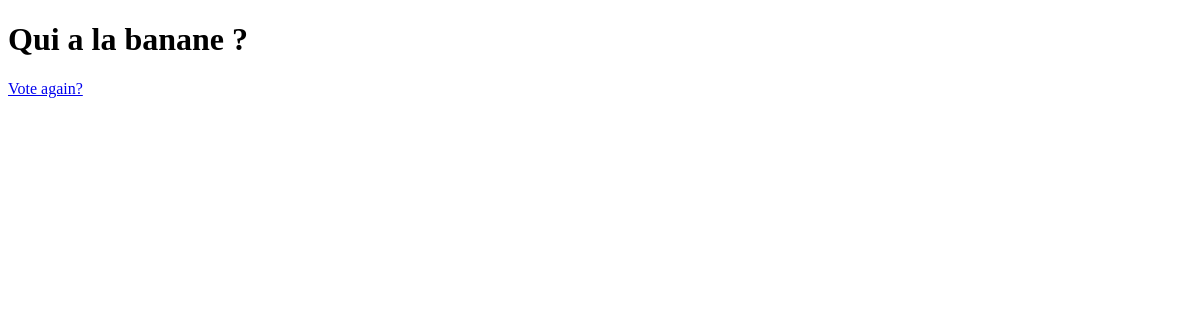
The app's page /polls/3/results/, older data.
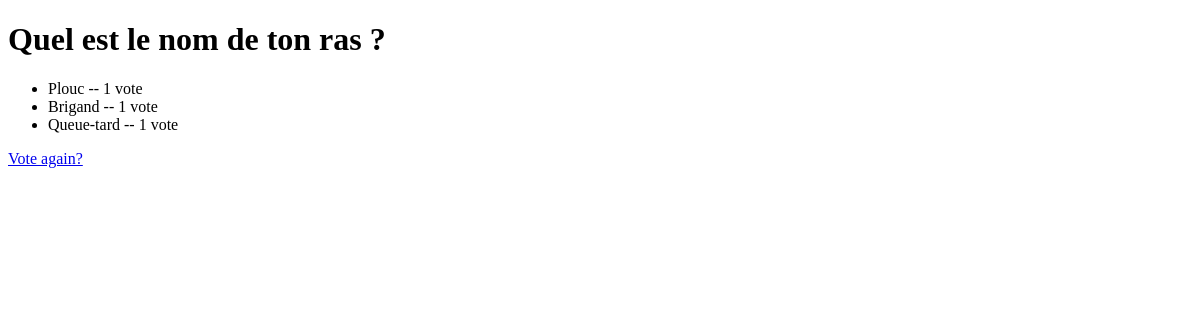
The same page, newer data.
### polls/models.py (models this page shows, shortened)
class Question(models.Model):
    question_text = models.CharField(max_length=200)
    pub_date = models.DateTimeField("date published")
    place_holder_3 = models.CharField(max_length=200, null=True, blank=True)

class Choice(models.Model):
    question = models.ForeignKey(Question, on_delete=models.CASCADE)
    choice_text = models.CharField(max_length=200)
    votes = models.IntegerField(default=0)

### polls/views.py (the view)
# urls.py: path("<int:pk>/results/", views.ResultsView.as_view(), name="results"),
class ResultsView(generic.DetailView):
    model = Question
    template_name = "polls/results.html"

### polls/templates/polls/results.html (shortened to what this page needs)
<!DOCTYPE html>
<html lang="en">
    <head>
    </head>
    <body>
        <h1>{{ question.question_text }}</h1>
        <ul>
        {% for choice in question.choice_set.all %}
            <li>{{ choice.choice_text }} -- {{ choice.votes }} vote{{ choice.votes|pluralize }}</li>
        {% endfor %}
        </ul>
        <a href="{% url 'polls:detail' question.id %}">Vote again?</a>
    </body>
</html>

Row changes from the older to the newer data that the page shows:
changed Question: question_text "Qui a la banane ?" → "Quel est le nom de ton ras ?"
added Choice: choice_text "Plouc", votes "1"
added Choice: choice_text "Brigand", votes "1"
added Choice: choice_text "Queue-tard", votes "1"
